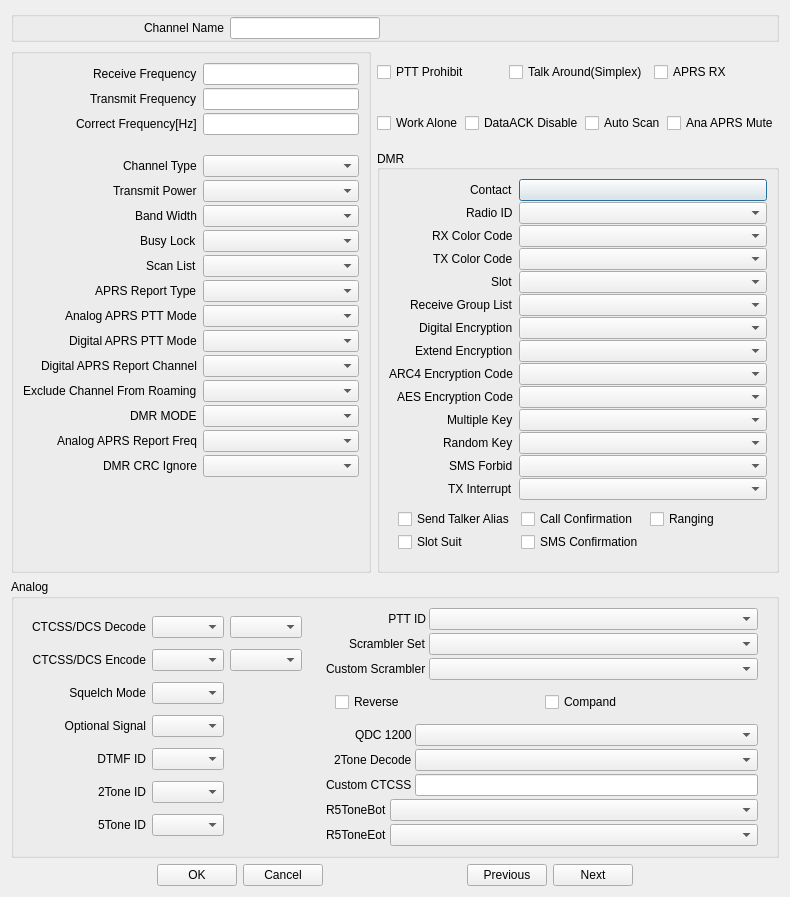
<?xml version="1.0" encoding="UTF-8"?>
<ui version="4.0">
 <class>ChannelSettings</class>
 <widget class="QDialog" name="ChannelSettings">
  <property name="geometry">
   <rect>
    <x>0</x>
    <y>0</y>
    <width>790</width>
    <height>897</height>
   </rect>
  </property>
  <property name="windowTitle">
   <string>Dialog</string>
  </property>
  <layout class="QVBoxLayout" name="verticalLayout">
   <item>
    <widget class="QGroupBox" name="groupBox">
     <property name="title">
      <string/>
     </property>
     <layout class="QHBoxLayout" name="horizontalLayout_2">
      <property name="leftMargin">
       <number>0</number>
      </property>
      <property name="topMargin">
       <number>0</number>
      </property>
      <property name="rightMargin">
       <number>0</number>
      </property>
      <property name="bottomMargin">
       <number>0</number>
      </property>
      <item>
       <widget class="QLabel" name="label">
        <property name="sizePolicy">
         <sizepolicy hsizetype="Fixed" vsizetype="Preferred">
          <horstretch>0</horstretch>
          <verstretch>0</verstretch>
         </sizepolicy>
        </property>
        <property name="minimumSize">
         <size>
          <width>210</width>
          <height>0</height>
         </size>
        </property>
        <property name="text">
         <string>Channel Name</string>
        </property>
        <property name="alignment">
         <set>Qt::AlignmentFlag::AlignRight|Qt::AlignmentFlag::AlignTrailing|Qt::AlignmentFlag::AlignVCenter</set>
        </property>
       </widget>
      </item>
      <item>
       <widget class="QLineEdit" name="channelNameTxt">
        <property name="sizePolicy">
         <sizepolicy hsizetype="Minimum" vsizetype="Fixed">
          <horstretch>0</horstretch>
          <verstretch>0</verstretch>
         </sizepolicy>
        </property>
        <property name="minimumSize">
         <size>
          <width>150</width>
          <height>0</height>
         </size>
        </property>
        <property name="baseSize">
         <size>
          <width>0</width>
          <height>0</height>
         </size>
        </property>
        <property name="maxLength">
         <number>16</number>
        </property>
       </widget>
      </item>
      <item>
       <spacer name="horizontalSpacer">
        <property name="orientation">
         <enum>Qt::Orientation::Horizontal</enum>
        </property>
        <property name="sizeHint" stdset="0">
         <size>
          <width>40</width>
          <height>20</height>
         </size>
        </property>
       </spacer>
      </item>
     </layout>
    </widget>
   </item>
   <item>
    <widget class="QWidget" name="widget" native="true">
     <layout class="QHBoxLayout" name="horizontalLayout">
      <property name="leftMargin">
       <number>0</number>
      </property>
      <property name="topMargin">
       <number>0</number>
      </property>
      <property name="rightMargin">
       <number>0</number>
      </property>
      <property name="bottomMargin">
       <number>0</number>
      </property>
      <item>
       <widget class="QGroupBox" name="groupBox_3">
        <property name="title">
         <string/>
        </property>
        <layout class="QVBoxLayout" name="verticalLayout_3">
         <property name="leftMargin">
          <number>9</number>
         </property>
         <property name="topMargin">
          <number>9</number>
         </property>
         <property name="rightMargin">
          <number>9</number>
         </property>
         <property name="bottomMargin">
          <number>9</number>
         </property>
         <item>
          <layout class="QFormLayout" name="formLayout">
           <property name="labelAlignment">
            <set>Qt::AlignmentFlag::AlignRight|Qt::AlignmentFlag::AlignTrailing|Qt::AlignmentFlag::AlignVCenter</set>
           </property>
           <property name="verticalSpacing">
            <number>3</number>
           </property>
           <property name="leftMargin">
            <number>0</number>
           </property>
           <property name="topMargin">
            <number>0</number>
           </property>
           <property name="rightMargin">
            <number>0</number>
           </property>
           <property name="bottomMargin">
            <number>0</number>
           </property>
           <item row="15" column="1">
            <widget class="QComboBox" name="analogAprsReportFreqCmbx"/>
           </item>
           <item row="15" column="0">
            <widget class="QLabel" name="label_15">
             <property name="text">
              <string>Analog APRS Report Freq</string>
             </property>
            </widget>
           </item>
           <item row="14" column="0">
            <widget class="QLabel" name="label_23">
             <property name="text">
              <string>DMR MODE</string>
             </property>
            </widget>
           </item>
           <item row="13" column="0">
            <widget class="QLabel" name="label_24">
             <property name="text">
              <string>Exclude Channel From Roaming</string>
             </property>
            </widget>
           </item>
           <item row="12" column="0">
            <widget class="QLabel" name="label_25">
             <property name="text">
              <string>Digital APRS Report Channel</string>
             </property>
            </widget>
           </item>
           <item row="14" column="1">
            <widget class="QComboBox" name="dmrModeCmbx"/>
           </item>
           <item row="13" column="1">
            <widget class="QComboBox" name="excludeChannelRoamingCmbx"/>
           </item>
           <item row="12" column="1">
            <widget class="QComboBox" name="digitalAprsReportChannelCmbx"/>
           </item>
           <item row="11" column="0">
            <widget class="QLabel" name="label_12">
             <property name="text">
              <string>Digital APRS PTT Mode</string>
             </property>
            </widget>
           </item>
           <item row="10" column="0">
            <widget class="QLabel" name="label_13">
             <property name="text">
              <string>Analog APRS PTT Mode</string>
             </property>
            </widget>
           </item>
           <item row="9" column="0">
            <widget class="QLabel" name="label_14">
             <property name="text">
              <string>APRS Report Type</string>
             </property>
            </widget>
           </item>
           <item row="8" column="0">
            <widget class="QLabel" name="label_26">
             <property name="text">
              <string>Scan List</string>
             </property>
            </widget>
           </item>
           <item row="11" column="1">
            <widget class="QComboBox" name="digitalAprsPttModeCmbx"/>
           </item>
           <item row="10" column="1">
            <widget class="QComboBox" name="analogAprsPttModeCmbx"/>
           </item>
           <item row="9" column="1">
            <widget class="QComboBox" name="aprsReportTypeCmbx"/>
           </item>
           <item row="8" column="1">
            <widget class="QComboBox" name="scanListCmbx"/>
           </item>
           <item row="7" column="1">
            <widget class="QComboBox" name="busyLockCmbx"/>
           </item>
           <item row="6" column="1">
            <widget class="QComboBox" name="bandWidthCmbx"/>
           </item>
           <item row="5" column="1">
            <widget class="QComboBox" name="txPowerCmbx"/>
           </item>
           <item row="4" column="1">
            <widget class="QComboBox" name="channelTypeCmbx">
             <property name="currentText">
              <string/>
             </property>
            </widget>
           </item>
           <item row="1" column="1">
            <widget class="QLineEdit" name="transmitFrequencyTxt">
             <property name="sizePolicy">
              <sizepolicy hsizetype="Preferred" vsizetype="Fixed">
               <horstretch>0</horstretch>
               <verstretch>0</verstretch>
              </sizepolicy>
             </property>
             <property name="inputMask">
              <string/>
             </property>
             <property name="text">
              <string/>
             </property>
             <property name="maxLength">
              <number>9</number>
             </property>
            </widget>
           </item>
           <item row="0" column="1">
            <widget class="QLineEdit" name="receiveFrequencyTxt">
             <property name="sizePolicy">
              <sizepolicy hsizetype="Preferred" vsizetype="Fixed">
               <horstretch>0</horstretch>
               <verstretch>0</verstretch>
              </sizepolicy>
             </property>
             <property name="baseSize">
              <size>
               <width>100</width>
               <height>0</height>
              </size>
             </property>
             <property name="inputMask">
              <string/>
             </property>
             <property name="text">
              <string/>
             </property>
             <property name="maxLength">
              <number>9</number>
             </property>
            </widget>
           </item>
           <item row="7" column="0">
            <widget class="QLabel" name="busyLockTxPresentLbl">
             <property name="text">
              <string>Busy Lock</string>
             </property>
            </widget>
           </item>
           <item row="6" column="0">
            <widget class="QLabel" name="label_9">
             <property name="text">
              <string>Band Width</string>
             </property>
            </widget>
           </item>
           <item row="5" column="0">
            <widget class="QLabel" name="label_10">
             <property name="text">
              <string>Transmit Power</string>
             </property>
            </widget>
           </item>
           <item row="4" column="0">
            <widget class="QLabel" name="label_11">
             <property name="text">
              <string>Channel Type</string>
             </property>
            </widget>
           </item>
           <item row="1" column="0">
            <widget class="QLabel" name="label_27">
             <property name="text">
              <string>Transmit Frequency</string>
             </property>
            </widget>
           </item>
           <item row="0" column="0">
            <widget class="QLabel" name="label_28">
             <property name="text">
              <string>Receive Frequency</string>
             </property>
            </widget>
           </item>
           <item row="3" column="0">
            <widget class="QLabel" name="label_8">
             <property name="text">
              <string/>
             </property>
            </widget>
           </item>
           <item row="3" column="1">
            <widget class="QLabel" name="label_41">
             <property name="text">
              <string/>
             </property>
            </widget>
           </item>
           <item row="2" column="0">
            <widget class="QLabel" name="label_45">
             <property name="text">
              <string>Correct Frequency[Hz]</string>
             </property>
            </widget>
           </item>
           <item row="2" column="1">
            <widget class="QLineEdit" name="correctFreqTxt">
             <property name="maxLength">
              <number>5</number>
             </property>
            </widget>
           </item>
           <item row="16" column="0">
            <widget class="QLabel" name="dmrCrcIgnoreLbl">
             <property name="text">
              <string>DMR CRC Ignore</string>
             </property>
            </widget>
           </item>
           <item row="16" column="1">
            <widget class="QComboBox" name="dmrCrcIgnoreCmbx"/>
           </item>
          </layout>
         </item>
         <item>
          <spacer name="verticalSpacer">
           <property name="orientation">
            <enum>Qt::Orientation::Vertical</enum>
           </property>
           <property name="sizeHint" stdset="0">
            <size>
             <width>20</width>
             <height>40</height>
            </size>
           </property>
          </spacer>
         </item>
        </layout>
       </widget>
      </item>
      <item>
       <widget class="QWidget" name="widget_2" native="true">
        <layout class="QVBoxLayout" name="verticalLayout_2">
         <property name="spacing">
          <number>3</number>
         </property>
         <property name="leftMargin">
          <number>0</number>
         </property>
         <property name="topMargin">
          <number>0</number>
         </property>
         <property name="rightMargin">
          <number>0</number>
         </property>
         <property name="bottomMargin">
          <number>0</number>
         </property>
         <item>
          <widget class="QWidget" name="widget_3" native="true">
           <property name="sizePolicy">
            <sizepolicy hsizetype="Preferred" vsizetype="Preferred">
             <horstretch>0</horstretch>
             <verstretch>0</verstretch>
            </sizepolicy>
           </property>
           <layout class="QHBoxLayout" name="horizontalLayout_17">
            <property name="leftMargin">
             <number>0</number>
            </property>
            <property name="topMargin">
             <number>0</number>
            </property>
            <property name="rightMargin">
             <number>0</number>
            </property>
            <property name="bottomMargin">
             <number>0</number>
            </property>
            <item>
             <widget class="QCheckBox" name="pttProhibitChbx">
              <property name="text">
               <string>PTT Prohibit</string>
              </property>
             </widget>
            </item>
            <item>
             <widget class="QCheckBox" name="talkAroundChbx">
              <property name="text">
               <string>Talk Around(Simplex)</string>
              </property>
             </widget>
            </item>
            <item>
             <widget class="QCheckBox" name="aprsRxChbx">
              <property name="text">
               <string>APRS RX</string>
              </property>
             </widget>
            </item>
           </layout>
          </widget>
         </item>
         <item>
          <widget class="QWidget" name="widget_4" native="true">
           <layout class="QHBoxLayout" name="horizontalLayout_18">
            <property name="spacing">
             <number>1</number>
            </property>
            <property name="leftMargin">
             <number>0</number>
            </property>
            <property name="topMargin">
             <number>0</number>
            </property>
            <property name="rightMargin">
             <number>0</number>
            </property>
            <property name="bottomMargin">
             <number>0</number>
            </property>
            <item>
             <widget class="QCheckBox" name="workAloneChbx">
              <property name="text">
               <string>Work Alone</string>
              </property>
             </widget>
            </item>
            <item>
             <widget class="QCheckBox" name="dataAckDisableChbx">
              <property name="text">
               <string>DataACK Disable</string>
              </property>
             </widget>
            </item>
            <item>
             <widget class="QCheckBox" name="autoScanChbx">
              <property name="text">
               <string>Auto Scan</string>
              </property>
             </widget>
            </item>
            <item>
             <widget class="QCheckBox" name="analogAprsMuteChbx">
              <property name="text">
               <string>Ana APRS Mute</string>
              </property>
             </widget>
            </item>
           </layout>
          </widget>
         </item>
         <item>
          <widget class="QGroupBox" name="digitalGroupBox">
           <property name="title">
            <string>DMR</string>
           </property>
           <property name="alignment">
            <set>Qt::AlignmentFlag::AlignLeading|Qt::AlignmentFlag::AlignLeft|Qt::AlignmentFlag::AlignVCenter</set>
           </property>
           <layout class="QVBoxLayout" name="verticalLayout_4">
            <property name="spacing">
             <number>0</number>
            </property>
            <property name="leftMargin">
             <number>9</number>
            </property>
            <property name="topMargin">
             <number>9</number>
            </property>
            <property name="rightMargin">
             <number>9</number>
            </property>
            <property name="bottomMargin">
             <number>9</number>
            </property>
            <item>
             <layout class="QFormLayout" name="formLayout_2">
              <property name="labelAlignment">
               <set>Qt::AlignmentFlag::AlignRight|Qt::AlignmentFlag::AlignTrailing|Qt::AlignmentFlag::AlignVCenter</set>
              </property>
              <property name="horizontalSpacing">
               <number>6</number>
              </property>
              <property name="verticalSpacing">
               <number>1</number>
              </property>
              <property name="leftMargin">
               <number>0</number>
              </property>
              <property name="topMargin">
               <number>0</number>
              </property>
              <property name="rightMargin">
               <number>0</number>
              </property>
              <property name="bottomMargin">
               <number>0</number>
              </property>
              <item row="0" column="0">
               <widget class="QLabel" name="label_16">
                <property name="text">
                 <string>Contact</string>
                </property>
                <property name="alignment">
                 <set>Qt::AlignmentFlag::AlignLeading|Qt::AlignmentFlag::AlignLeft|Qt::AlignmentFlag::AlignVCenter</set>
                </property>
               </widget>
              </item>
              <item row="0" column="1">
               <widget class="QPushButton" name="digitalContactBtn">
                <property name="text">
                 <string/>
                </property>
               </widget>
              </item>
              <item row="1" column="0">
               <widget class="QLabel" name="label_17">
                <property name="text">
                 <string>Radio ID</string>
                </property>
                <property name="alignment">
                 <set>Qt::AlignmentFlag::AlignLeading|Qt::AlignmentFlag::AlignLeft|Qt::AlignmentFlag::AlignVCenter</set>
                </property>
               </widget>
              </item>
              <item row="1" column="1">
               <widget class="QComboBox" name="radioIdCmbx"/>
              </item>
              <item row="2" column="0">
               <widget class="QLabel" name="label_18">
                <property name="text">
                 <string>RX Color Code</string>
                </property>
                <property name="alignment">
                 <set>Qt::AlignmentFlag::AlignLeading|Qt::AlignmentFlag::AlignLeft|Qt::AlignmentFlag::AlignVCenter</set>
                </property>
               </widget>
              </item>
              <item row="2" column="1">
               <widget class="QComboBox" name="rxColorCodeCmbx"/>
              </item>
              <item row="3" column="0">
               <widget class="QLabel" name="label_19">
                <property name="text">
                 <string>TX Color Code</string>
                </property>
                <property name="alignment">
                 <set>Qt::AlignmentFlag::AlignLeading|Qt::AlignmentFlag::AlignLeft|Qt::AlignmentFlag::AlignVCenter</set>
                </property>
               </widget>
              </item>
              <item row="3" column="1">
               <widget class="QComboBox" name="txColorCodeCmbx"/>
              </item>
              <item row="4" column="0">
               <widget class="QLabel" name="label_20">
                <property name="text">
                 <string>Slot</string>
                </property>
                <property name="alignment">
                 <set>Qt::AlignmentFlag::AlignLeading|Qt::AlignmentFlag::AlignLeft|Qt::AlignmentFlag::AlignVCenter</set>
                </property>
               </widget>
              </item>
              <item row="4" column="1">
               <widget class="QComboBox" name="slotCmbx"/>
              </item>
              <item row="5" column="0">
               <widget class="QLabel" name="label_21">
                <property name="text">
                 <string>Receive Group List</string>
                </property>
                <property name="alignment">
                 <set>Qt::AlignmentFlag::AlignLeading|Qt::AlignmentFlag::AlignLeft|Qt::AlignmentFlag::AlignVCenter</set>
                </property>
               </widget>
              </item>
              <item row="5" column="1">
               <widget class="QComboBox" name="rxGroupListCmbx"/>
              </item>
              <item row="6" column="0">
               <widget class="QLabel" name="label_22">
                <property name="text">
                 <string>Digital Encryption</string>
                </property>
                <property name="alignment">
                 <set>Qt::AlignmentFlag::AlignLeading|Qt::AlignmentFlag::AlignLeft|Qt::AlignmentFlag::AlignVCenter</set>
                </property>
               </widget>
              </item>
              <item row="6" column="1">
               <widget class="QComboBox" name="digitalEncryptionCmbx"/>
              </item>
              <item row="7" column="0">
               <widget class="QLabel" name="label_2">
                <property name="text">
                 <string>Extend Encryption</string>
                </property>
                <property name="alignment">
                 <set>Qt::AlignmentFlag::AlignLeading|Qt::AlignmentFlag::AlignLeft|Qt::AlignmentFlag::AlignVCenter</set>
                </property>
               </widget>
              </item>
              <item row="8" column="0">
               <widget class="QLabel" name="label_3">
                <property name="text">
                 <string>ARC4 Encryption Code</string>
                </property>
                <property name="alignment">
                 <set>Qt::AlignmentFlag::AlignLeading|Qt::AlignmentFlag::AlignLeft|Qt::AlignmentFlag::AlignVCenter</set>
                </property>
               </widget>
              </item>
              <item row="9" column="0">
               <widget class="QLabel" name="label_4">
                <property name="text">
                 <string>AES Encryption Code</string>
                </property>
                <property name="alignment">
                 <set>Qt::AlignmentFlag::AlignLeading|Qt::AlignmentFlag::AlignLeft|Qt::AlignmentFlag::AlignVCenter</set>
                </property>
               </widget>
              </item>
              <item row="10" column="0">
               <widget class="QLabel" name="label_5">
                <property name="text">
                 <string>Multiple Key</string>
                </property>
                <property name="alignment">
                 <set>Qt::AlignmentFlag::AlignLeading|Qt::AlignmentFlag::AlignLeft|Qt::AlignmentFlag::AlignVCenter</set>
                </property>
               </widget>
              </item>
              <item row="11" column="0">
               <widget class="QLabel" name="label_6">
                <property name="text">
                 <string>Random Key</string>
                </property>
                <property name="alignment">
                 <set>Qt::AlignmentFlag::AlignLeading|Qt::AlignmentFlag::AlignLeft|Qt::AlignmentFlag::AlignVCenter</set>
                </property>
               </widget>
              </item>
              <item row="12" column="0">
               <widget class="QLabel" name="label_7">
                <property name="text">
                 <string>SMS Forbid</string>
                </property>
                <property name="alignment">
                 <set>Qt::AlignmentFlag::AlignLeading|Qt::AlignmentFlag::AlignLeft|Qt::AlignmentFlag::AlignVCenter</set>
                </property>
               </widget>
              </item>
              <item row="7" column="1">
               <widget class="QComboBox" name="extendEncryptionCmbx"/>
              </item>
              <item row="8" column="1">
               <widget class="QComboBox" name="arc4CodeCmbx"/>
              </item>
              <item row="9" column="1">
               <widget class="QComboBox" name="aesCodeCmbx"/>
              </item>
              <item row="10" column="1">
               <widget class="QComboBox" name="multiKeyCmbx"/>
              </item>
              <item row="11" column="1">
               <widget class="QComboBox" name="randomKeyCmbx"/>
              </item>
              <item row="12" column="1">
               <widget class="QComboBox" name="smsForbidCmbx"/>
              </item>
              <item row="13" column="0">
               <widget class="QLabel" name="txInterruptLbl">
                <property name="text">
                 <string>TX Interrupt</string>
                </property>
               </widget>
              </item>
              <item row="13" column="1">
               <widget class="QComboBox" name="txInterruptCmbx"/>
              </item>
             </layout>
            </item>
            <item>
             <layout class="QGridLayout" name="gridLayout" columnminimumwidth="0,0,0">
              <property name="leftMargin">
               <number>9</number>
              </property>
              <property name="topMargin">
               <number>9</number>
              </property>
              <property name="rightMargin">
               <number>9</number>
              </property>
              <property name="bottomMargin">
               <number>9</number>
              </property>
              <property name="horizontalSpacing">
               <number>6</number>
              </property>
              <property name="verticalSpacing">
               <number>3</number>
              </property>
              <item row="0" column="0">
               <widget class="QCheckBox" name="sendTalkerAliasChbx">
                <property name="text">
                 <string>Send Talker Alias</string>
                </property>
               </widget>
              </item>
              <item row="0" column="1">
               <widget class="QCheckBox" name="callConfirmationChbx">
                <property name="text">
                 <string>Call Confirmation</string>
                </property>
               </widget>
              </item>
              <item row="0" column="2">
               <widget class="QCheckBox" name="rangingChbx">
                <property name="text">
                 <string>Ranging</string>
                </property>
               </widget>
              </item>
              <item row="1" column="0">
               <widget class="QCheckBox" name="slotSuitChbx">
                <property name="text">
                 <string>Slot Suit</string>
                </property>
               </widget>
              </item>
              <item row="1" column="1">
               <widget class="QCheckBox" name="smsConfirmationChbx">
                <property name="text">
                 <string>SMS Confirmation</string>
                </property>
               </widget>
              </item>
             </layout>
            </item>
           </layout>
          </widget>
         </item>
        </layout>
       </widget>
      </item>
     </layout>
    </widget>
   </item>
   <item>
    <widget class="QGroupBox" name="analogGroupBox">
     <property name="title">
      <string>Analog</string>
     </property>
     <layout class="QHBoxLayout" name="horizontalLayout_3">
      <item>
       <layout class="QGridLayout" name="gridLayout_2" columnminimumwidth="0,0,0">
        <property name="leftMargin">
         <number>9</number>
        </property>
        <property name="topMargin">
         <number>0</number>
        </property>
        <property name="rightMargin">
         <number>9</number>
        </property>
        <property name="bottomMargin">
         <number>0</number>
        </property>
        <property name="verticalSpacing">
         <number>3</number>
        </property>
        <item row="5" column="1">
         <widget class="QComboBox" name="tone2IdCmbx"/>
        </item>
        <item row="2" column="1">
         <widget class="QComboBox" name="squelchModeCmbx"/>
        </item>
        <item row="2" column="0">
         <widget class="QLabel" name="label_31">
          <property name="text">
           <string>Squelch Mode</string>
          </property>
          <property name="alignment">
           <set>Qt::AlignmentFlag::AlignRight|Qt::AlignmentFlag::AlignTrailing|Qt::AlignmentFlag::AlignVCenter</set>
          </property>
         </widget>
        </item>
        <item row="1" column="0">
         <widget class="QLabel" name="label_30">
          <property name="text">
           <string>CTCSS/DCS Encode</string>
          </property>
          <property name="alignment">
           <set>Qt::AlignmentFlag::AlignRight|Qt::AlignmentFlag::AlignTrailing|Qt::AlignmentFlag::AlignVCenter</set>
          </property>
         </widget>
        </item>
        <item row="6" column="1">
         <widget class="QComboBox" name="tone5IdCmbx"/>
        </item>
        <item row="3" column="0">
         <widget class="QLabel" name="label_32">
          <property name="text">
           <string>Optional Signal</string>
          </property>
          <property name="alignment">
           <set>Qt::AlignmentFlag::AlignRight|Qt::AlignmentFlag::AlignTrailing|Qt::AlignmentFlag::AlignVCenter</set>
          </property>
         </widget>
        </item>
        <item row="3" column="1">
         <widget class="QComboBox" name="optionalSignalCmbx"/>
        </item>
        <item row="6" column="0">
         <widget class="QLabel" name="label_35">
          <property name="text">
           <string>5Tone ID</string>
          </property>
          <property name="alignment">
           <set>Qt::AlignmentFlag::AlignRight|Qt::AlignmentFlag::AlignTrailing|Qt::AlignmentFlag::AlignVCenter</set>
          </property>
         </widget>
        </item>
        <item row="5" column="0">
         <widget class="QLabel" name="label_34">
          <property name="text">
           <string>2Tone ID</string>
          </property>
          <property name="alignment">
           <set>Qt::AlignmentFlag::AlignRight|Qt::AlignmentFlag::AlignTrailing|Qt::AlignmentFlag::AlignVCenter</set>
          </property>
         </widget>
        </item>
        <item row="0" column="0">
         <widget class="QLabel" name="label_29">
          <property name="text">
           <string>CTCSS/DCS Decode</string>
          </property>
          <property name="alignment">
           <set>Qt::AlignmentFlag::AlignRight|Qt::AlignmentFlag::AlignTrailing|Qt::AlignmentFlag::AlignVCenter</set>
          </property>
         </widget>
        </item>
        <item row="4" column="0">
         <widget class="QLabel" name="label_33">
          <property name="text">
           <string>DTMF ID</string>
          </property>
          <property name="alignment">
           <set>Qt::AlignmentFlag::AlignRight|Qt::AlignmentFlag::AlignTrailing|Qt::AlignmentFlag::AlignVCenter</set>
          </property>
         </widget>
        </item>
        <item row="0" column="1">
         <widget class="QComboBox" name="ctcssDcsDecodeCmbx"/>
        </item>
        <item row="4" column="1">
         <widget class="QComboBox" name="dtmfIdCmbx"/>
        </item>
        <item row="1" column="1">
         <widget class="QComboBox" name="ctcssDcsEncodeCmbx"/>
        </item>
        <item row="0" column="2">
         <widget class="QComboBox" name="ctcssDcsDecodeToneCmbx"/>
        </item>
        <item row="1" column="2">
         <widget class="QComboBox" name="ctcssDcsEncodeToneCmbx"/>
        </item>
       </layout>
      </item>
      <item>
       <widget class="QWidget" name="widget_5" native="true">
        <layout class="QVBoxLayout" name="verticalLayout_5">
         <property name="spacing">
          <number>3</number>
         </property>
         <property name="topMargin">
          <number>0</number>
         </property>
         <property name="bottomMargin">
          <number>0</number>
         </property>
         <item>
          <layout class="QFormLayout" name="formLayout_6">
           <property name="labelAlignment">
            <set>Qt::AlignmentFlag::AlignRight|Qt::AlignmentFlag::AlignTrailing|Qt::AlignmentFlag::AlignVCenter</set>
           </property>
           <item row="0" column="0">
            <widget class="QLabel" name="label_36">
             <property name="text">
              <string>PTT ID</string>
             </property>
             <property name="alignment">
              <set>Qt::AlignmentFlag::AlignRight|Qt::AlignmentFlag::AlignTrailing|Qt::AlignmentFlag::AlignVCenter</set>
             </property>
            </widget>
           </item>
           <item row="0" column="1">
            <widget class="QComboBox" name="pttIdCmbx"/>
           </item>
           <item row="1" column="0">
            <widget class="QLabel" name="scramblerSetLbl">
             <property name="text">
              <string>Scrambler Set</string>
             </property>
            </widget>
           </item>
           <item row="1" column="1">
            <widget class="QComboBox" name="scramblerSetCmbx"/>
           </item>
           <item row="2" column="0">
            <widget class="QLabel" name="customScramblerLbl">
             <property name="text">
              <string>Custom Scrambler</string>
             </property>
            </widget>
           </item>
           <item row="2" column="1">
            <widget class="QComboBox" name="customScramblerCmbx"/>
           </item>
          </layout>
         </item>
         <item>
          <widget class="QWidget" name="widget_7" native="true">
           <layout class="QHBoxLayout" name="horizontalLayout_5">
            <item>
             <widget class="QCheckBox" name="reverseChbx">
              <property name="text">
               <string>Reverse</string>
              </property>
             </widget>
            </item>
            <item>
             <widget class="QCheckBox" name="compandChbx">
              <property name="text">
               <string>Compand</string>
              </property>
             </widget>
            </item>
           </layout>
          </widget>
         </item>
         <item>
          <layout class="QFormLayout" name="formLayout_3">
           <property name="labelAlignment">
            <set>Qt::AlignmentFlag::AlignRight|Qt::AlignmentFlag::AlignTrailing|Qt::AlignmentFlag::AlignVCenter</set>
           </property>
           <item row="1" column="0">
            <widget class="QLabel" name="label_38">
             <property name="text">
              <string>2Tone Decode</string>
             </property>
            </widget>
           </item>
           <item row="1" column="1">
            <widget class="QComboBox" name="tone2DecodeCmbx"/>
           </item>
           <item row="0" column="0">
            <widget class="QLabel" name="qdc1200Lbl">
             <property name="text">
              <string>QDC 1200</string>
             </property>
            </widget>
           </item>
           <item row="0" column="1">
            <widget class="QComboBox" name="qdc1200Cmbx"/>
           </item>
           <item row="2" column="0">
            <widget class="QLabel" name="label_37">
             <property name="text">
              <string>Custom CTCSS</string>
             </property>
            </widget>
           </item>
           <item row="2" column="1">
            <widget class="QLineEdit" name="customCtcssTxt"/>
           </item>
          </layout>
         </item>
         <item>
          <layout class="QFormLayout" name="formLayout_4">
           <item row="0" column="0">
            <widget class="QLabel" name="label_39">
             <property name="text">
              <string>R5ToneBot</string>
             </property>
            </widget>
           </item>
           <item row="0" column="1">
            <widget class="QComboBox" name="tone5BotCmbx"/>
           </item>
           <item row="1" column="0">
            <widget class="QLabel" name="label_40">
             <property name="text">
              <string>R5ToneEot</string>
             </property>
            </widget>
           </item>
           <item row="1" column="1">
            <widget class="QComboBox" name="tone5EotCmbx"/>
           </item>
          </layout>
         </item>
        </layout>
       </widget>
      </item>
     </layout>
    </widget>
   </item>
   <item>
    <widget class="QWidget" name="widget_6" native="true">
     <layout class="QHBoxLayout" name="horizontalLayout_4">
      <property name="topMargin">
       <number>0</number>
      </property>
      <property name="bottomMargin">
       <number>0</number>
      </property>
      <item>
       <spacer name="horizontalSpacer_3">
        <property name="orientation">
         <enum>Qt::Orientation::Horizontal</enum>
        </property>
        <property name="sizeHint" stdset="0">
         <size>
          <width>40</width>
          <height>20</height>
         </size>
        </property>
       </spacer>
      </item>
      <item>
       <widget class="QPushButton" name="saveBtn">
        <property name="text">
         <string>OK</string>
        </property>
       </widget>
      </item>
      <item>
       <widget class="QPushButton" name="closeBtn">
        <property name="text">
         <string>Cancel</string>
        </property>
       </widget>
      </item>
      <item>
       <spacer name="horizontalSpacer_2">
        <property name="orientation">
         <enum>Qt::Orientation::Horizontal</enum>
        </property>
        <property name="sizeHint" stdset="0">
         <size>
          <width>40</width>
          <height>20</height>
         </size>
        </property>
       </spacer>
      </item>
      <item>
       <widget class="QPushButton" name="prevBtn">
        <property name="text">
         <string>Previous</string>
        </property>
       </widget>
      </item>
      <item>
       <widget class="QPushButton" name="nextBtn">
        <property name="text">
         <string>Next</string>
        </property>
       </widget>
      </item>
      <item>
       <spacer name="horizontalSpacer_4">
        <property name="orientation">
         <enum>Qt::Orientation::Horizontal</enum>
        </property>
        <property name="sizeHint" stdset="0">
         <size>
          <width>40</width>
          <height>20</height>
         </size>
        </property>
       </spacer>
      </item>
     </layout>
    </widget>
   </item>
  </layout>
 </widget>
 <resources/>
 <connections/>
</ui>
